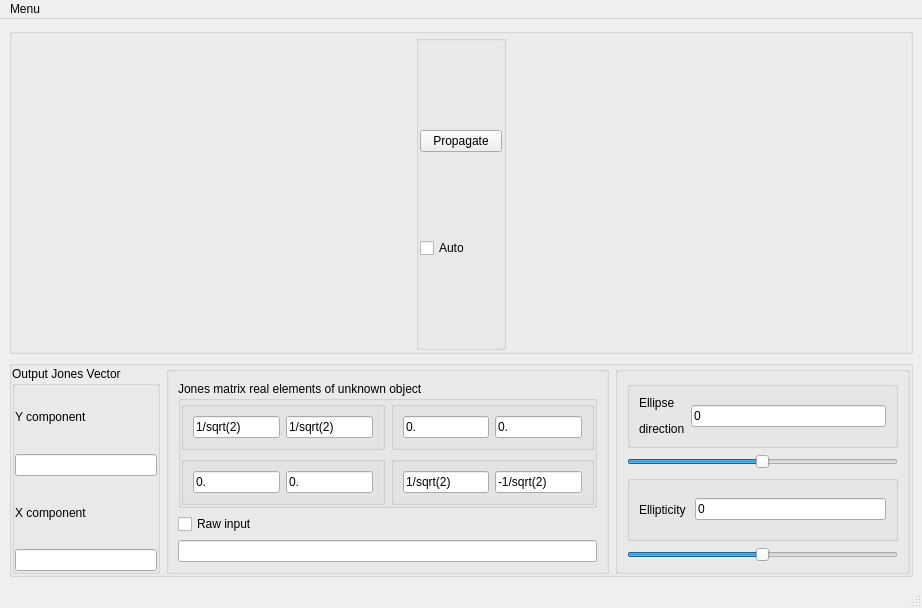
<?xml version="1.0" encoding="UTF-8"?>
<ui version="4.0">
 <class>MainWindow</class>
 <widget class="QMainWindow" name="MainWindow">
  <property name="geometry">
   <rect>
    <x>0</x>
    <y>0</y>
    <width>922</width>
    <height>608</height>
   </rect>
  </property>
  <property name="windowTitle">
   <string>MainWindow</string>
  </property>
  <widget class="QWidget" name="centralwidget">
   <layout class="QVBoxLayout" name="verticalLayout">
    <item>
     <widget class="QGroupBox" name="horizontalGroupBox">
      <property name="sizePolicy">
       <sizepolicy hsizetype="Preferred" vsizetype="Preferred">
        <horstretch>0</horstretch>
        <verstretch>2</verstretch>
       </sizepolicy>
      </property>
      <layout class="QHBoxLayout" name="horizontalLayout">
       <property name="margin">
        <number>1</number>
       </property>
       <item>
        <widget class="MplWidget" name="mpl_2" native="true">
         <property name="sizePolicy">
          <sizepolicy hsizetype="Preferred" vsizetype="Preferred">
           <horstretch>8</horstretch>
           <verstretch>0</verstretch>
          </sizepolicy>
         </property>
        </widget>
       </item>
       <item>
        <widget class="QGroupBox" name="verticalGroupBox">
         <property name="sizePolicy">
          <sizepolicy hsizetype="Minimum" vsizetype="Preferred">
           <horstretch>1</horstretch>
           <verstretch>0</verstretch>
          </sizepolicy>
         </property>
         <property name="minimumSize">
          <size>
           <width>90</width>
           <height>0</height>
          </size>
         </property>
         <layout class="QVBoxLayout" name="verticalLayout_3">
          <property name="leftMargin">
           <number>1</number>
          </property>
          <property name="rightMargin">
           <number>1</number>
          </property>
          <item>
           <widget class="QPushButton" name="propagate">
            <property name="sizePolicy">
             <sizepolicy hsizetype="Minimum" vsizetype="Fixed">
              <horstretch>1</horstretch>
              <verstretch>0</verstretch>
             </sizepolicy>
            </property>
            <property name="text">
             <string>Propagate</string>
            </property>
           </widget>
          </item>
          <item>
           <widget class="QCheckBox" name="Auto_Propagate_checkBox">
            <property name="text">
             <string>Auto </string>
            </property>
           </widget>
          </item>
         </layout>
        </widget>
       </item>
       <item>
        <widget class="MplWidget" name="mpl_1" native="true">
         <property name="sizePolicy">
          <sizepolicy hsizetype="Preferred" vsizetype="Preferred">
           <horstretch>8</horstretch>
           <verstretch>0</verstretch>
          </sizepolicy>
         </property>
        </widget>
       </item>
      </layout>
     </widget>
    </item>
    <item>
     <widget class="QGroupBox" name="horizontalGroupBox_7">
      <property name="sizePolicy">
       <sizepolicy hsizetype="Preferred" vsizetype="Preferred">
        <horstretch>4</horstretch>
        <verstretch>1</verstretch>
       </sizepolicy>
      </property>
      <property name="minimumSize">
       <size>
        <width>0</width>
        <height>0</height>
       </size>
      </property>
      <property name="title">
       <string/>
      </property>
      <property name="flat">
       <bool>true</bool>
      </property>
      <layout class="QHBoxLayout" name="horizontalLayout_2">
       <property name="sizeConstraint">
        <enum>QLayout::SetMinimumSize</enum>
       </property>
       <property name="margin">
        <number>0</number>
       </property>
       <item>
        <widget class="QGroupBox" name="verticalGroupBox">
         <property name="sizePolicy">
          <sizepolicy hsizetype="Preferred" vsizetype="Preferred">
           <horstretch>1</horstretch>
           <verstretch>0</verstretch>
          </sizepolicy>
         </property>
         <property name="title">
          <string>Output Jones Vector</string>
         </property>
         <layout class="QVBoxLayout" name="verticalLayout_2">
          <property name="margin">
           <number>0</number>
          </property>
          <item>
           <widget class="QLabel" name="label_3">
            <property name="text">
             <string>Y component</string>
            </property>
           </widget>
          </item>
          <item>
           <widget class="QLineEdit" name="Jones_out_Y"/>
          </item>
          <item>
           <widget class="QLabel" name="label_4">
            <property name="text">
             <string>X component</string>
            </property>
           </widget>
          </item>
          <item>
           <widget class="QLineEdit" name="Jones_out_X"/>
          </item>
         </layout>
        </widget>
       </item>
       <item>
        <widget class="QGroupBox" name="verticalGroupBox">
         <property name="sizePolicy">
          <sizepolicy hsizetype="Preferred" vsizetype="Preferred">
           <horstretch>3</horstretch>
           <verstretch>0</verstretch>
          </sizepolicy>
         </property>
         <layout class="QVBoxLayout" name="verticalLayout_5">
          <item>
           <widget class="QGroupBox" name="gridGroupBox">
            <property name="sizePolicy">
             <sizepolicy hsizetype="Preferred" vsizetype="MinimumExpanding">
              <horstretch>2</horstretch>
              <verstretch>3</verstretch>
             </sizepolicy>
            </property>
            <property name="title">
             <string>Jones matrix real elements of unknown object</string>
            </property>
            <property name="flat">
             <bool>true</bool>
            </property>
            <layout class="QGridLayout" name="gridLayout">
             <property name="margin">
              <number>0</number>
             </property>
             <item row="2" column="2">
              <widget class="QGroupBox" name="horizontalGroupBox_6">
               <layout class="QHBoxLayout" name="horizontalLayout_9">
                <item>
                 <widget class="QLineEdit" name="M_x2_LineEdit">
                  <property name="text">
                   <string>1/sqrt(2)</string>
                  </property>
                 </widget>
                </item>
                <item>
                 <widget class="QLineEdit" name="M_y2_LineEdit">
                  <property name="text">
                   <string>-1/sqrt(2)</string>
                  </property>
                 </widget>
                </item>
               </layout>
              </widget>
             </item>
             <item row="2" column="1">
              <widget class="QGroupBox" name="horizontalGroupBox_5">
               <layout class="QHBoxLayout" name="horizontalLayout_8">
                <item>
                 <widget class="QLineEdit" name="M_z2_LineEdit">
                  <property name="text">
                   <string>0.</string>
                  </property>
                 </widget>
                </item>
                <item>
                 <widget class="QLineEdit" name="M_w2_LineEdit">
                  <property name="text">
                   <string>0.</string>
                  </property>
                 </widget>
                </item>
               </layout>
              </widget>
             </item>
             <item row="1" column="2">
              <widget class="QGroupBox" name="horizontalGroupBox_4">
               <property name="sizePolicy">
                <sizepolicy hsizetype="Preferred" vsizetype="Preferred">
                 <horstretch>1</horstretch>
                 <verstretch>0</verstretch>
                </sizepolicy>
               </property>
               <layout class="QHBoxLayout" name="horizontalLayout_7">
                <item>
                 <widget class="QLineEdit" name="M_z1_LineEdit">
                  <property name="text">
                   <string>0.</string>
                  </property>
                 </widget>
                </item>
                <item>
                 <widget class="QLineEdit" name="M_w1_LineEdit">
                  <property name="text">
                   <string>0.</string>
                  </property>
                 </widget>
                </item>
               </layout>
              </widget>
             </item>
             <item row="1" column="1">
              <widget class="QGroupBox" name="horizontalGroupBox_3">
               <property name="sizePolicy">
                <sizepolicy hsizetype="Preferred" vsizetype="Preferred">
                 <horstretch>1</horstretch>
                 <verstretch>0</verstretch>
                </sizepolicy>
               </property>
               <layout class="QHBoxLayout" name="horizontalLayout_5">
                <item>
                 <widget class="QLineEdit" name="M_x1_LineEdit">
                  <property name="text">
                   <string>1/sqrt(2)</string>
                  </property>
                 </widget>
                </item>
                <item>
                 <widget class="QLineEdit" name="M_y1_LineEdit">
                  <property name="text">
                   <string>1/sqrt(2)</string>
                  </property>
                 </widget>
                </item>
               </layout>
              </widget>
             </item>
            </layout>
           </widget>
          </item>
          <item>
           <widget class="QCheckBox" name="rawMatrix_checkBox">
            <property name="text">
             <string>Raw input</string>
            </property>
           </widget>
          </item>
          <item>
           <widget class="QLineEdit" name="raw_MatrixLineEdit"/>
          </item>
         </layout>
        </widget>
       </item>
       <item>
        <widget class="QGroupBox" name="verticalGroupBox_3">
         <property name="sizePolicy">
          <sizepolicy hsizetype="Expanding" vsizetype="Preferred">
           <horstretch>2</horstretch>
           <verstretch>0</verstretch>
          </sizepolicy>
         </property>
         <property name="flat">
          <bool>true</bool>
         </property>
         <layout class="QVBoxLayout" name="verticalLayout_4">
          <item>
           <widget class="QGroupBox" name="horizontalGroupBox">
            <layout class="QHBoxLayout" name="horizontalLayout_3">
             <item>
              <widget class="QLabel" name="label">
               <property name="text">
                <string>&lt;html&gt;&lt;head/&gt;&lt;body&gt;&lt;p&gt;Ellipse &lt;/p&gt;&lt;p&gt;direction&lt;/p&gt;&lt;/body&gt;&lt;/html&gt;</string>
               </property>
              </widget>
             </item>
             <item>
              <widget class="QLineEdit" name="directionLineEdit">
               <property name="text">
                <string>0</string>
               </property>
              </widget>
             </item>
            </layout>
           </widget>
          </item>
          <item>
           <widget class="QSlider" name="directionSlider">
            <property name="maximum">
             <number>100</number>
            </property>
            <property name="value">
             <number>50</number>
            </property>
            <property name="orientation">
             <enum>Qt::Horizontal</enum>
            </property>
           </widget>
          </item>
          <item>
           <widget class="QGroupBox" name="horizontalGroupBox_2">
            <layout class="QHBoxLayout" name="horizontalLayout_4">
             <item>
              <widget class="QLabel" name="label_2">
               <property name="text">
                <string>Ellipticity </string>
               </property>
              </widget>
             </item>
             <item>
              <widget class="QLineEdit" name="eangleLineEdit">
               <property name="text">
                <string>0</string>
               </property>
              </widget>
             </item>
            </layout>
           </widget>
          </item>
          <item>
           <widget class="QSlider" name="eangleSlider">
            <property name="accessibleName">
             <string/>
            </property>
            <property name="maximum">
             <number>100</number>
            </property>
            <property name="value">
             <number>50</number>
            </property>
            <property name="orientation">
             <enum>Qt::Horizontal</enum>
            </property>
           </widget>
          </item>
         </layout>
        </widget>
       </item>
      </layout>
     </widget>
    </item>
   </layout>
  </widget>
  <widget class="QMenuBar" name="menubar">
   <property name="geometry">
    <rect>
     <x>0</x>
     <y>0</y>
     <width>922</width>
     <height>22</height>
    </rect>
   </property>
   <widget class="QMenu" name="menuMenu">
    <property name="title">
     <string>Menu</string>
    </property>
    <addaction name="action_Close"/>
    <addaction name="action_About"/>
   </widget>
   <addaction name="menuMenu"/>
  </widget>
  <widget class="QStatusBar" name="statusbar"/>
  <action name="action_Close">
   <property name="text">
    <string>Action_Close</string>
   </property>
  </action>
  <action name="action_About">
   <property name="text">
    <string>About</string>
   </property>
  </action>
 </widget>
 <customwidgets>
  <customwidget>
   <class>MplWidget</class>
   <extends>QWidget</extends>
   <header>mplwidget</header>
   <container>1</container>
  </customwidget>
 </customwidgets>
 <resources/>
 <connections/>
</ui>
